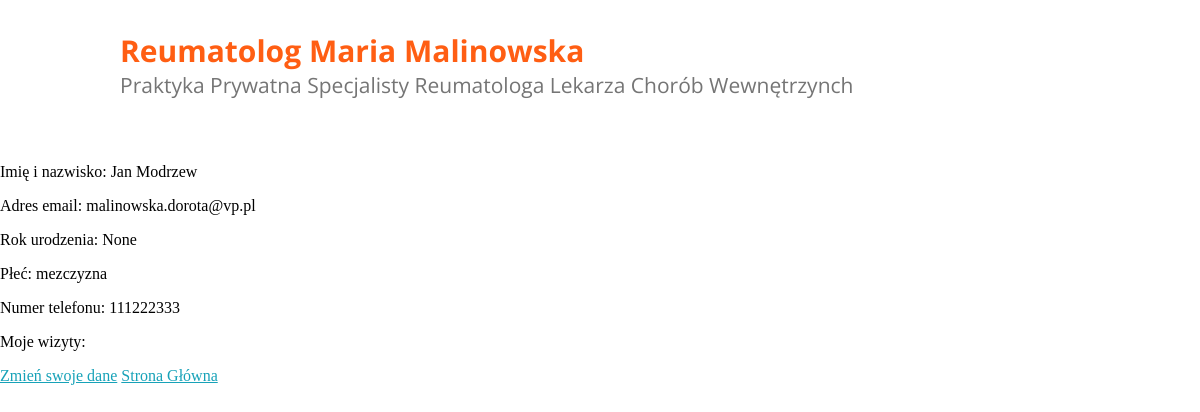
Page /medical/mojedane (signed in) on the earlier database version.
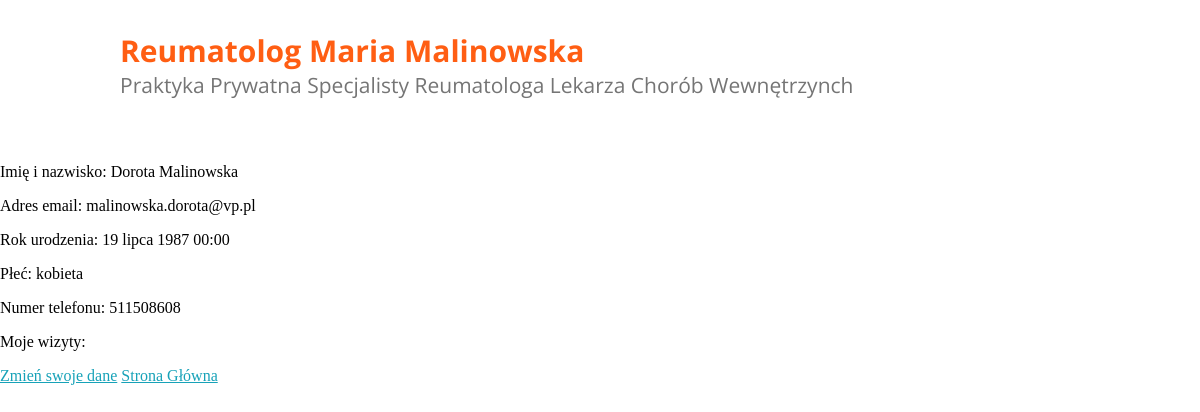
Same page on the later database version.
### medical/models.py (models this page shows, shortened)
class Pacjent(models.Model):
    user = models.OneToOneField(settings.AUTH_USER_MODEL, on_delete=models.CASCADE, blank=True)
    imie = models.CharField(max_length=50, default=None)
    nazwisko = models.CharField(max_length=50)
    rok_urodzenia = models.DateField(help_text='Format: YYYY-MM-DD')
    plec = models.CharField(max_length=1, choices=PLEC_CHOICES)
    tel_regex = RegexValidator(regex=r'^\+?1?\d{9,15}$',
                               message="Proszę podać numer telefonu w formacie: +999999999.")
    numer_telefonu = models.CharField(validators=[tel_regex], max_length=17, blank=True)
    data_utworzenia_konta = models.DateTimeField(auto_now=True)

### medical/views.py (the view)
# urls.py: path('mojedane',views.pacjent_detail_view, name="mojedane"),
def pacjent_detail_view(request):
    obj = Pacjent.objects.get(user=request.user)
    wizyty = Wizyta.objects.filter(pacjent_id=obj.id)
    context = {
        'object': obj,
        'wizyty': wizyty,
    }
    return render(request, "medical/mojedane.html", context)

### medical/templates/medical/mojedane.html (shortened to what this page needs)
{% extends "medical/layout.html" %}
    {% block content %}
    <p> Imię i nazwisko: {{object.imie}} {{object.nazwisko}}</p>
    <p> Adres email: {{user.email}}</p>
    <p> Rok urodzenia: {{object.rok_urodzenia}}</p>
    <p> Płeć: {% if object.plec == "m" %} mezczyzna {% else %} kobieta {% endif %}</p>
    <p> Numer telefonu: {{object.numer_telefonu}}</p>
    <p> Moje wizyty:
               </p>
    <a href="zmiendane">Zmień swoje dane</a> <a href="/medical">Strona Główna</a>
    {% endblock %}

Differences in the rows shown:
changed Pacjent: imie "Jan" → "Dorota"; nazwisko "Modrzew" → "Malinowska"; rok_urodzenia "None" → "19 lipca 1987 00:00"; numer_telefonu "111222333" → "511508608"
Other differences:
text no longer shown: "mezczyzna"
text now shown: "kobieta"
